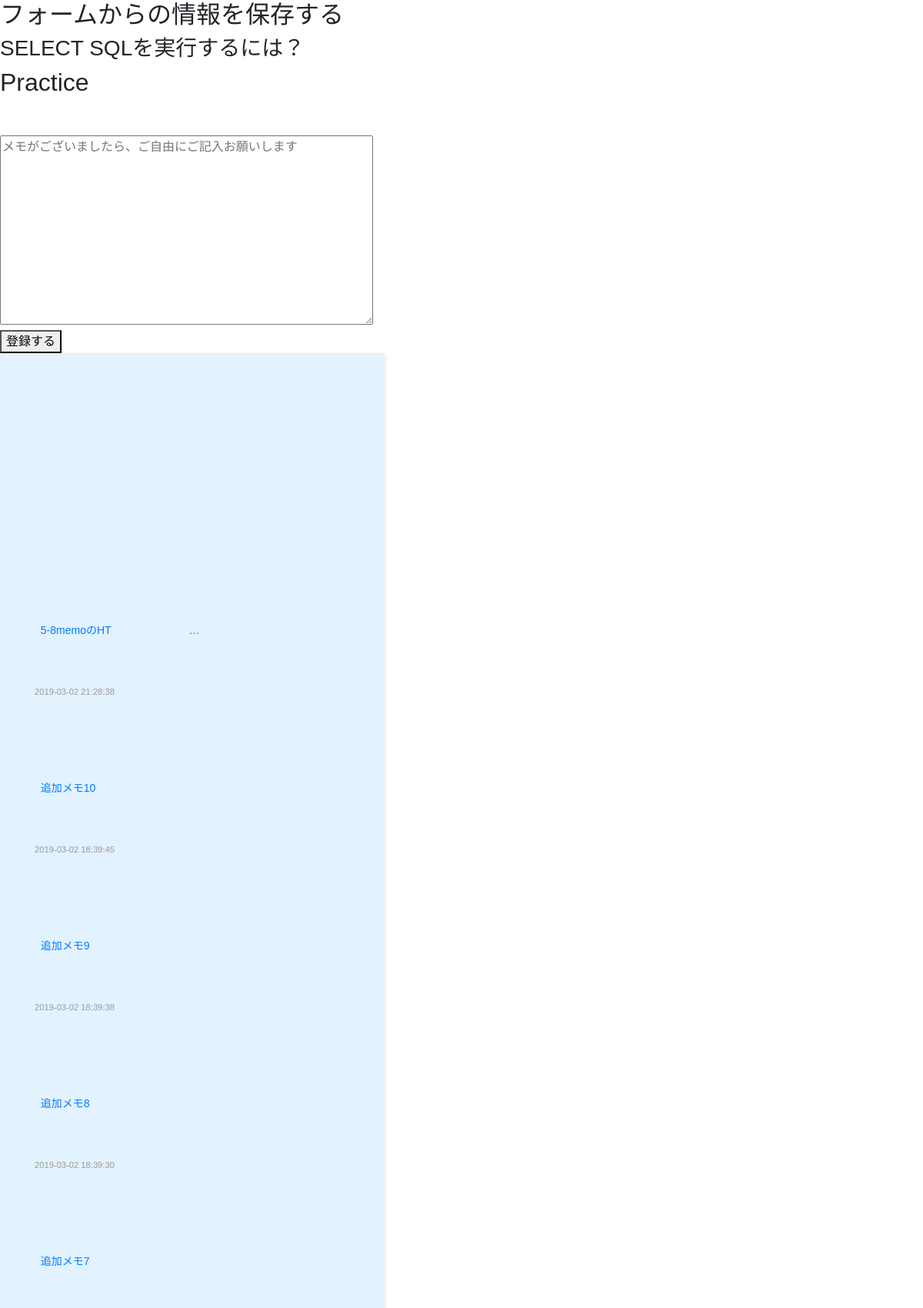
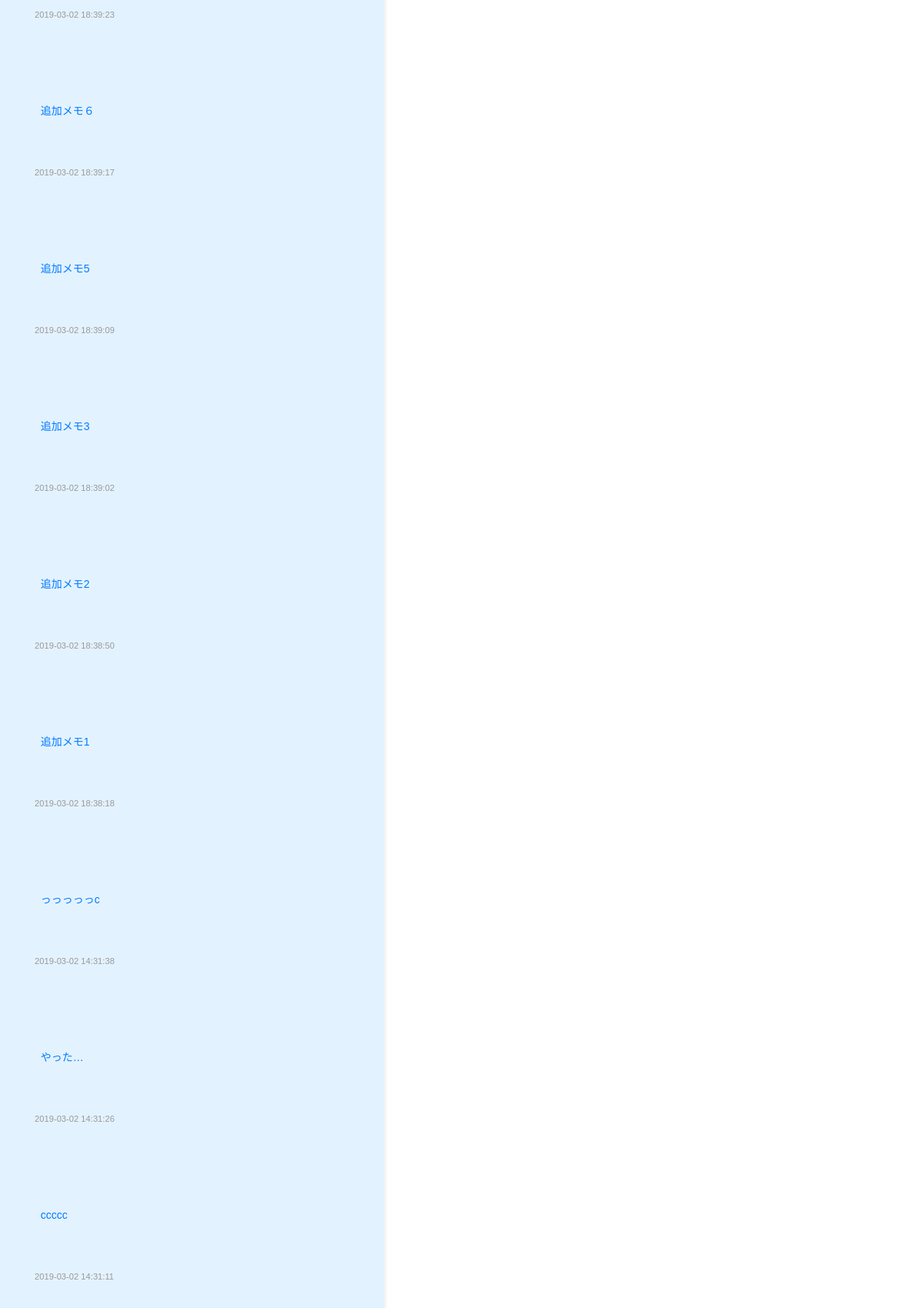
The page /chap5/memo/5-5/5-5index.php (upper part) on the database its author committed (2 pictures, top to bottom).
### tables this page shows
CREATE TABLE `memos` (
  `id` int(11) NOT NULL,
  `memo` text NOT NULL,
  `created_at` datetime NOT NULL
);

### chap5/memo/5-5/5-5index.php (the view, shortened to what this page needs)
<?php
  require('5-6dbconnect(forMac).php');
 ?>
<!DOCTYPE html>
<html lang="ja">
<head>
  <link rel="stylesheet" href="/MnavPHP/MnaviPHP/css/bootstrap.min.css">
  <link rel="stylesheet" href="/MnavPHP/MnaviPHP/css/style.css">
</head>
<body>
  <h2>フォームからの情報を保存する</h2>
  <h3>SELECT SQLを実行するには？</h3>
  <h2>Practice</h2>
  <form action="5-5input_do.php" method="post">
    <textarea name="memo" id="" cols="50" rows="10" placeholder="メモがございましたら、ご自由にご記入お願いします"></textarea><br>
    <button type="submit">登録する</button>
  </form>
  <pre>
    <?php
      $memos = $db->query('SELECT * FROM memos ORDER BY id DESC');
     ?>
  <article class="">
       <?php while ($memo = $memos->fetch()): ?>
         <p>
           <a href="5-5memo.php?id=<?php print($memo['id']); ?>">
           <?php print(mb_substr($memo['memo'], 0, 10)); ?>
             <?php print((mb_strlen($memo['memo']) > 10 ? '…':'')) ?>
           </a>
         </p>
         <time><?php print($memo['created_at']); ?></time>
         <br>
       <?php endwhile; ?>
   </pre>
</body>
</html>

### css/style.css (style rules this page uses)
body, pre { font-family: "游ゴシック Medium", "游ゴシック体", "Yu Gothic Medium", YuGothic, sans-serif; }
pre { min-height: 100px; padding: 10px; background-color: #e3f2ff; box-shadow: 1px 1px 5px #eee; width: 500px; }
form { margin-top: 50px; }
time { color: #999; font-size: 80%; }
article { margin-top: 30px; }

### rows shown on the page
memos: memo "5-8memoのHT", created_at "2019-03-02 21:28:38"
memos: memo "追加メモ10", created_at "2019-03-02 18:39:45"
memos: memo "追加メモ9", created_at "2019-03-02 18:39:38"
memos: memo "追加メモ8", created_at "2019-03-02 18:39:30"
memos: memo "追加メモ7", created_at "2019-03-02 18:39:23"
memos: memo "追加メモ６", created_at "2019-03-02 18:39:17"
memos: memo "追加メモ5", created_at "2019-03-02 18:39:09"
memos: memo "追加メモ3", created_at "2019-03-02 18:39:02"
memos: memo "追加メモ2", created_at "2019-03-02 18:38:50"
memos: memo "追加メモ1", created_at "2019-03-02 18:38:18"
memos: memo "っっっっっc", created_at "2019-03-02 14:31:38"
memos: memo "やった…", created_at "2019-03-02 14:31:26"
memos: memo "ccccc", created_at "2019-03-02 14:31:11"
